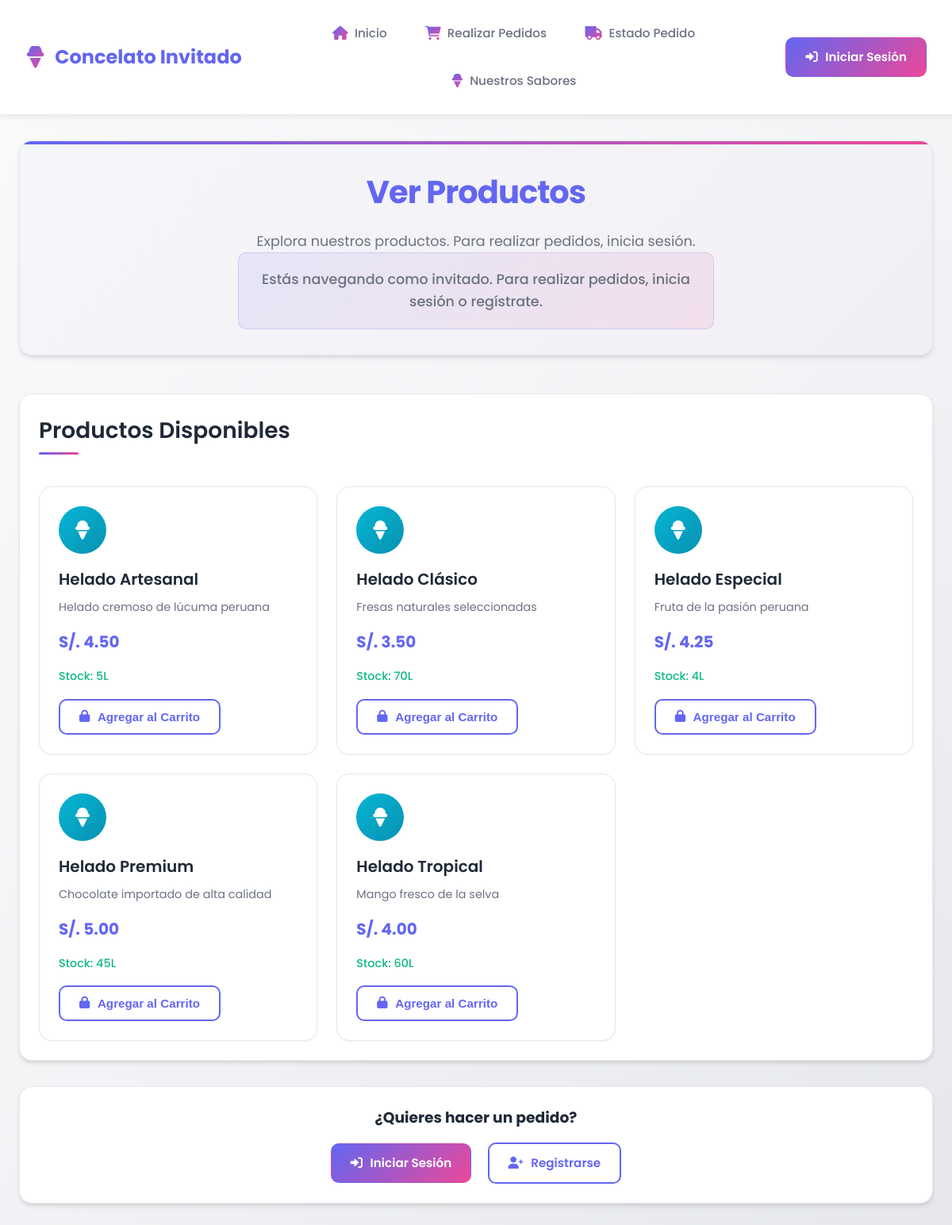
Page /paginas/cliente/realizar_pedido.php on the committed database.
### tables this page shows
CREATE TABLE `productos` (
  `id_producto` int(11) NOT NULL AUTO_INCREMENT,
  `nombre` varchar(120) NOT NULL,
  `sabor` varchar(60) NOT NULL,
  `descripcion` text DEFAULT NULL,
  `precio` decimal(10,2) NOT NULL CHECK (`precio` >= 0),
  `stock` int(11) NOT NULL DEFAULT 0 CHECK (`stock` >= 0),
  `id_proveedor` int(11) DEFAULT NULL,
  `fecha_registro` date DEFAULT curdate(),
  `activo` tinyint(1) NOT NULL DEFAULT 1,
  PRIMARY KEY (`id_producto`),
  KEY `idx_sabor` (`sabor`),
  KEY `idx_stock` (`stock`),
  KEY `id_proveedor` (`id_proveedor`),
  KEY `idx_productos_activo` (`activo`),
  CONSTRAINT `productos_ibfk_1` FOREIGN KEY (`id_proveedor`) REFERENCES `proveedores` (`id_proveedor`) ON DELETE SET NULL ON UPDATE CASCADE
);

### paginas/cliente/realizar_pedido.php (the view, shortened to what this page needs)
<?php
include_once($_SERVER['DOCUMENT_ROOT'] . '/heladeriacg/conexion/conexion.php');
$logueado = isset($_SESSION['logueado']) && $_SESSION['logueado'] === true;
if ($logueado) {
    include_once($_SERVER['DOCUMENT_ROOT'] . '/heladeriacg/conexion/clientes_db.php');
    $stmt_cliente = $pdo->prepare("SELECT id_cliente FROM usuarios WHERE id_usuario = :id_usuario");
    $stmt_cliente->bindParam(':id_usuario', $_SESSION['id_usuario']);
    $stmt_cliente->execute();
    $usuario_cliente = $stmt_cliente->fetch(PDO::FETCH_ASSOC);
    if (!$usuario_cliente) {
        $stmt_insert = $pdo->prepare("INSERT INTO clientes (nombre, dni, telefono, direccion, correo) VALUES (:nombre, :dni, :telefono, :direccion, :correo)");
        $stmt_insert->bindParam(':nombre', $_SESSION['username']);
        $stmt_insert->bindParam(':dni', '00000000');
        $stmt_insert->bindParam(':telefono', '000000000');
        $stmt_insert->bindParam(':direccion', 'No especificada');
        $stmt_insert->bindParam(':correo', 'cliente@concelato.com');
        $stmt_insert->execute();
        $id_cliente = $pdo->lastInsertId();
        $stmt_update = $pdo->prepare("UPDATE usuarios SET id_cliente = :id_cliente WHERE id_usuario = :id_usuario");
        $stmt_update->bindParam(':id_cliente', $id_cliente);
        $stmt_update->bindParam(':id_usuario', $_SESSION['id_usuario']);
        $stmt_update->execute();
    } else {
        $id_cliente = $usuario_cliente['id_cliente'];
    }
    $productos = obtenerProductos();
} else {
    $productos = [];
    try {
        $stmt = $pdo->prepare("
            SELECT id_producto, nombre, descripcion, precio, stock
            FROM productos
            WHERE stock > 0 AND activo = 1
            ORDER BY nombre
        ");
        $stmt->execute();
        $productos = $stmt->fetchAll(PDO::FETCH_ASSOC);
    } catch(PDOException $e) {
        $productos = [];
    }
}
?>
<!DOCTYPE html>
<html lang="es">
<head>
    <link rel="stylesheet" href="/heladeriacg/css/cliente/modernos_estilos_cliente.css">
    <link rel="stylesheet" href="https://cdnjs.cloudflare.com/ajax/libs/font-awesome/6.0.0/css/all.min.css">
</head>
<body>
    <div class="cliente-container">
        <header class="cliente-header">
            <div class="header-content-cliente">
                <div class="logo-cliente">
                    <i class="fas fa-ice-cream"></i>
                    <span>Concelato <?php echo $logueado ? 'Cliente' : 'Invitado'; ?></span>
                </div>
                <nav id="cliente-nav" class="cliente-nav">
                    <ul>
                        <li><a href="index.php">
                            <i class="fas fa-home"></i> <span>Inicio</span>
                        </a></li>
                        <li><a href="pedidos.php">
                            <i class="fas fa-shopping-cart"></i> <span><?php echo $logueado ? 'Mis Pedidos' : 'Realizar Pedidos'; ?></span>
                        </a></li>
                        <li><a href="estado_pedido.php">
                            <i class="fas fa-truck"></i> <span>Estado Pedido</span>
                        </a></li>
                        <li><a href="invitado.php">
                            <i class="fas fa-ice-cream"></i> <span>Nuestros Sabores</span>
                        </a></li>
                    </ul>
                </nav>
                <?php if ($logueado): ?>
                <button class="logout-btn-cliente" onclick="cerrarSesion()">
                    <i class="fas fa-sign-out-alt"></i> <span>Cerrar Sesión</span>
                </button>
                <?php else: ?>
                <a href="../publico/login.php" class="btn-cliente btn-primary-cliente">
                    <i class="fas fa-sign-in-alt"></i> <span>Iniciar Sesión</span>
                </a>
                <?php endif; ?>
            </div>
        </header>
        <main class="cliente-main">
            <div class="welcome-section-cliente">
                <h1><?php echo $logueado ? 'Realizar Pedido' : 'Ver Productos'; ?></h1>
                <p><?php echo $logueado ? 'Selecciona los productos que deseas agregar a tu pedido' : 'Explora nuestros productos. Para realizar pedidos, inicia sesión.'; ?></p>
                <?php if (!$logueado): ?>
                <p class="guest-notice">Estás navegando como invitado. Para realizar pedidos, inicia sesión o regístrate.</p>
                <?php endif; ?>
            </div>
            <?php if ($logueado): ?>
            <div class="order-container">
                <div class="products-section">
                    <h2>Productos Disponibles</h2>
                    <div class="products-grid">
                        <?php foreach ($productos as $producto): ?>
                        <div class="product-card" onclick="addToCart(<?php echo $producto['id_producto']; ?>, '<?php echo addslashes(htmlspecialchars($producto['nombre'])); ?>', <?php echo $producto['precio']; ?>, <?php echo $producto['stock']; ?>)">
                            <div class="product-icon" style="background: linear-gradient(135deg, #06b6d4, #0891b2);">
                                <i class="fas fa-ice-cream"></i>
                            </div>
                            <h3><?php echo htmlspecialchars($producto['nombre']); ?></h3>
                            <p class="description"><?php echo htmlspecialchars($producto['descripcion']); ?></p>
                            <p class="price">S/. <?php echo number_format($producto['precio'], 2); ?></p>
                            <p class="stock">Stock: <?php echo $producto['stock']; ?>L</p>
                        </div>
                        <?php endforeach; ?>
                    </div>
                </div>
                <div class="cart-section">
                    <h2>Carrito de Pedido</h2>
                    <div class="cart-items" id="cartItems">
                        <p class="empty-cart">El carrito está vacío</p>
                    </div>
                    <div class="cart-total">
                        <h3>Total: S/. <span id="totalAmount">0.00</span></h3>
                    </div>
                    <div class="delivery-options">
                        <h3>Método de entrega:</h3>
                        <div class="delivery-methods">
                            <label class="delivery-option">
                                <input type="radio" name="delivery" value="recojo" checked>
                                <span>Recojo en Tienda</span>
                            </label>
                            <label class="delivery-option">
                                <input type="radio" name="delivery" value="delivery">
                                <span>Delivery</span>
                            </label>
                        </div>
                    </div>
                    <button class="process-btn" onclick="processOrder()">
                        <i class="fas fa-shopping-cart"></i> Confirmar Pedido
                    </button>
                </div>
            </div>
            <?php else: ?>
            <div class="card-cliente">
                <h2>Productos Disponibles</h2>
                <div class="products-grid">
                    <?php foreach ($productos as $producto): ?>
                    <div class="product-card">
                        <div class="product-icon" style="background: linear-gradient(135deg, #06b6d4, #0891b2);">
                            <i class="fas fa-ice-cream"></i>
                        </div>
                        <h3><?php echo htmlspecialchars($producto['nombre']); ?></h3>
                        <p class="description"><?php echo htmlspecialchars($producto['descripcion']); ?></p>
                        <p class="price">S/. <?php echo number_format($producto['precio'], 2); ?></p>
                        <p class="stock">Stock: <?php echo $producto['stock']; ?>L</p>
                        <button class="btn-cliente btn-outline-cliente" onclick="showLoginPrompt()">
                            <i class="fas fa-lock"></i> Agregar al Carrito
                        </button>
                    </div>
                    <?php endforeach; ?>
                </div>
            </div>
            <div class="card-cliente" style="text-align: center;">
                <h3 style="margin-bottom: 1rem;">¿Quieres hacer un pedido?</h3>
                <a href="../publico/login.php" class="btn-cliente btn-primary-cliente">
                    <i class="fas fa-sign-in-alt"></i> Iniciar Sesión
                </a>
                <a href="../publico/login.php?tab=register" class="btn-cliente btn-outline-cliente" style="margin-left: 1rem;">
                    <i class="fas fa-user-plus"></i> Registrarse
                </a>
            </div>
            <?php endif; ?>
        </main>
    </div>
</body>
</html>

### rows in the picture
productos: nombre "Helado Artesanal", descripcion "Helado cremoso de lúcuma peruana", precio "4.50", stock "5"
productos: nombre "Helado Clásico", descripcion "Fresas naturales seleccionadas", precio "3.50", stock "70"
productos: nombre "Helado Especial", descripcion "Fruta de la pasión peruana", precio "4.25", stock "4"
productos: nombre "Helado Premium", descripcion "Chocolate importado de alta calidad", precio "5.00", stock "45"
productos: nombre "Helado Tropical", descripcion "Mango fresco de la selva", precio "4.00", stock "60"
